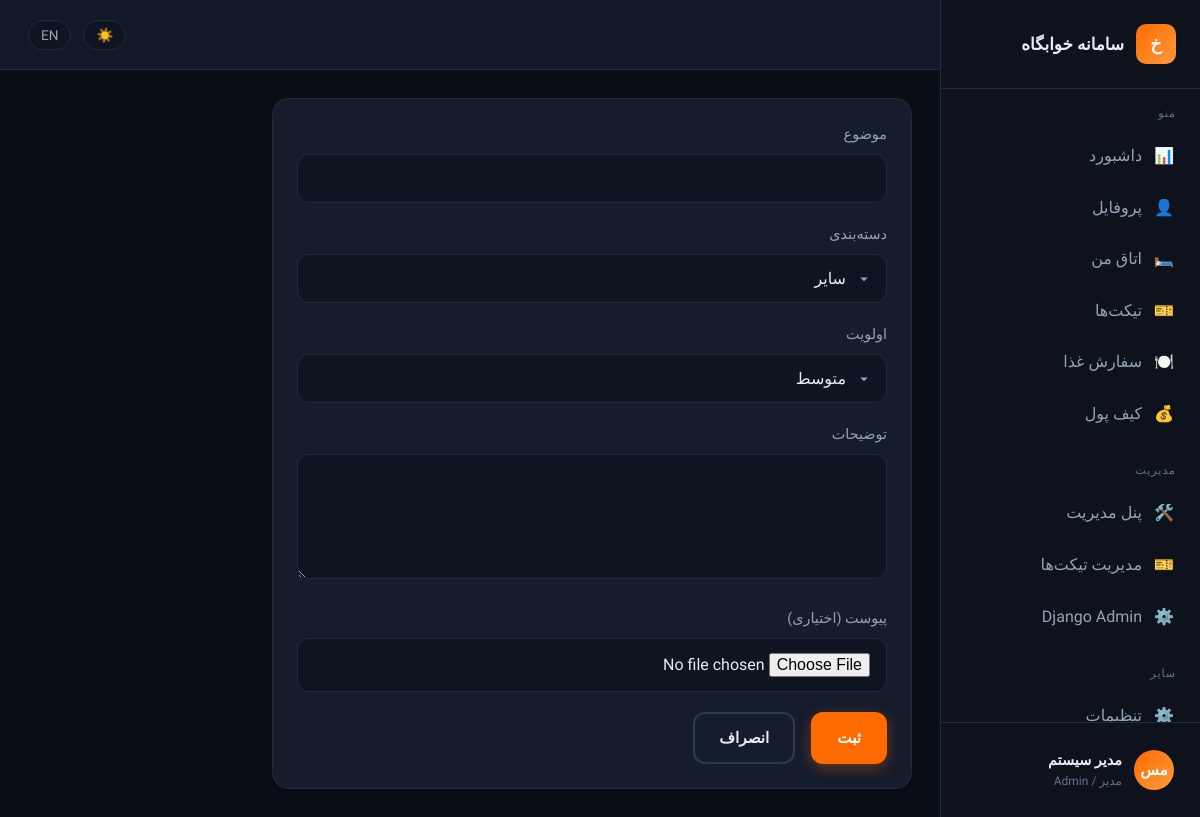
The page /tickets/create/ (signed in) on the database its author committed.
### accounts/models.py (models this page shows, shortened)
class User(AbstractUser):
    class Gender(models.TextChoices):
        MALE = 'male', _('برادران / Brothers')
        FEMALE = 'female', _('خواهران / Sisters')
    class Role(models.TextChoices):
        STUDENT = 'student', _('دانشجو / Student')
        STAFF = 'staff', _('کارمند / Staff')
        ADMIN = 'admin', _('مدیر / Admin')
    student_id = models.CharField(
        _('شماره دانشجویی'),
        max_length=20,
        unique=True,
        null=True,
        blank=True,
        help_text=_('برای دانشجویان الزامی است')
    )
    phone = models.CharField(_('شماره موبایل'), max_length=15, blank=True)
    gender = models.CharField(
        _('بخش خوابگاه'),
        max_length=10,
        choices=Gender.choices,
        blank=True,
        null=True
    )
    role = models.CharField(
        _('نقش'),
        max_length=20,
        choices=Role.choices,
        default=Role.STUDENT
    )
    avatar = models.ImageField(
        _('تصویر پروفایل'),
        upload_to='avatars/',
        blank=True,
        null=True
    )
    is_active_student = models.BooleanField(_('فعال'), default=True)
    class Meta:
        verbose_name = _('کاربر')
        verbose_name_plural = _('کاربران')
        ordering = ['-date_joined']
    @property
    def is_admin_user(self):
        return self.role == self.Role.ADMIN or self.is_superuser
    @property
    def display_name(self):
        return self.get_full_name() or self.username
    def get_initials(self):
        name = self.get_full_name() or self.username
        parts = name.split()
        if len(parts) >= 2:
            return (parts[0][0] + parts[1][0]).upper()
        return name[:2].upper()

### tickets/views.py (the view)
# urls.py: path('create/', views.ticket_create, name='create'),
@login_required
def ticket_create(request):
    if request.method == 'POST':
        form = TicketCreateForm(request.POST, request.FILES)
        if form.is_valid():
            ticket = form.save(commit=False)
            ticket.user = request.user
            if hasattr(request.user, 'bed') and request.user.bed:
                ticket.room = request.user.bed.room
            ticket.save()
            messages.success(request, _('تیکت با موفقیت ثبت شد.'))
            return redirect('tickets:detail', pk=ticket.pk)
    else:
        form = TicketCreateForm()
    return render(request, 'tickets/ticket_create.html', {'form': form})

### tickets/forms.py
class TicketCreateForm(forms.ModelForm):
    class Meta:
        model = Ticket
        fields = ('subject', 'category', 'priority', 'description', 'attachment')
        labels = {
            'subject': _('موضوع'),
            'category': _('دسته‌بندی'),
            'priority': _('اولویت'),
            'description': _('توضیحات'),
            'attachment': _('پیوست (اختیاری)'),
        }
        widgets = {
            'subject': forms.TextInput(attrs={'class': 'form-control'}),
            'category': forms.Select(attrs={'class': 'form-control form-select'}),
            'priority': forms.Select(attrs={'class': 'form-control form-select'}),
            'description': forms.Textarea(attrs={'class': 'form-control', 'rows': 5}),
            'attachment': forms.ClearableFileInput(attrs={'class': 'form-control'}),
        }

### accounts/context_processors.py (called while the page is built)
def user_context(request):
    ctx = {
        'open_tickets_count': 0,
        'user_balance': 0,
        'user_room': None,
        'user_bed': None,
    }
    if request.user.is_authenticated:
        ctx['open_tickets_count'] = request.user.tickets.filter(
            status__in=['open', 'in_progress']
        ).count()
        if hasattr(request.user, 'wallet'):
            ctx['user_balance'] = request.user.wallet.balance
        if hasattr(request.user, 'bed') and request.user.bed:
            ctx['user_bed'] = request.user.bed
            ctx['user_room'] = request.user.bed.room
    return ctx

### templates/tickets/ticket_create.html (shortened to what this page needs)
{% extends "base.html" %}
{% load i18n %}
{% block body %}
<div class="app-layout">
  {% include "partials/sidebar.html" %}
  <div class="main-content">
    {% include "partials/topbar.html" %}
    <div class="content-area">
      <div class="card" style="max-width:640px;">
        <form method="post" enctype="multipart/form-data">
          {% for field in form %}
          <div class="form-group">
            <label class="form-label">{{ field.label }}</label>
            {{ field }}
          </div>
          {% endfor %}
          <div class="flex gap-2">
            <button type="submit" class="btn btn-primary">{% trans "ثبت" %}</button>
            <a href="{% url 'tickets:list' %}" class="btn btn-outline">{% trans "انصراف" %}</a>
          </div>
        </form>
      </div>
    </div>
  </div>
</div>
{% endblock %}

### templates/partials/sidebar.html (shortened to what this page needs)
{% load i18n %}
<aside class="sidebar">
  <div class="sidebar-header">
    <div class="sidebar-logo">خ</div>
    <div class="sidebar-brand">{% trans "سامانه خوابگاه" %}</div>
  </div>
  <nav class="sidebar-nav">
    <div class="nav-section">
      <div class="nav-section-title">{% trans "منو" %}</div>
      <a href="{% url 'dashboard' %}" class="nav-item {% if request.resolver_match.url_name == 'dashboard' %}active{% endif %}">
        <span>📊</span> <span>{% trans "داشبورد" %}</span>
      </a>
      <a href="{% url 'accounts:profile' %}" class="nav-item">
        <span>👤</span> <span>{% trans "پروفایل" %}</span>
      </a>
      <a href="{% url 'dormitory:my_room' %}" class="nav-item">
        <span>🛏️</span> <span>{% trans "اتاق من" %}</span>
      </a>
      <a href="{% url 'tickets:list' %}" class="nav-item">
        <span>🎫</span> <span>{% trans "تیکت‌ها" %}</span>
      </a>
      <a href="{% url 'cafeteria:meals' %}" class="nav-item">
        <span>🍽️</span> <span>{% trans "سفارش غذا" %}</span>
      </a>
      <a href="{% url 'wallet:wallet' %}" class="nav-item">
        <span>💰</span> <span>{% trans "کیف پول" %}</span>
      </a>
    </div>
    {% if user.is_admin_user or user.is_staff %}
    <div class="nav-section">
      <div class="nav-section-title">{% trans "مدیریت" %}</div>
      <a href="{% url 'admin_dashboard' %}" class="nav-item"><span>🛠️</span> <span>{% trans "پنل مدیریت" %}</span></a>
      <a href="{% url 'tickets:admin_list' %}" class="nav-item"><span>🎫</span> <span>{% trans "مدیریت تیکت‌ها" %}</span></a>
      <a href="/admin/" class="nav-item" target="_blank"><span>⚙️</span> <span>Django Admin</span></a>
    </div>
    {% endif %}
    <div class="nav-section">
      <div class="nav-section-title">{% trans "سایر" %}</div>
      <a href="{% url 'accounts:settings' %}" class="nav-item"><span>⚙️</span> <span>{% trans "تنظیمات" %}</span></a>
    </div>
  </nav>
  <div class="sidebar-footer">
    <div class="user-mini">
      <div class="user-avatar">{{ user.get_initials }}</div>
      <div class="user-info">
        <div class="user-name">{{ user.display_name }}</div>
        <div class="user-role">{{ user.get_role_display }}</div>
      </div>
    </div>
  </div>
</aside>

### rows shown on the page
User: get_initials "مس", display_name "مدیر سیستم", role "مدیر / Admin"

### other values the page prints
{{ field.label }} "موضوع" "دسته‌بندی" "اولویت" "توضیحات" "پیوست (اختیاری)"
